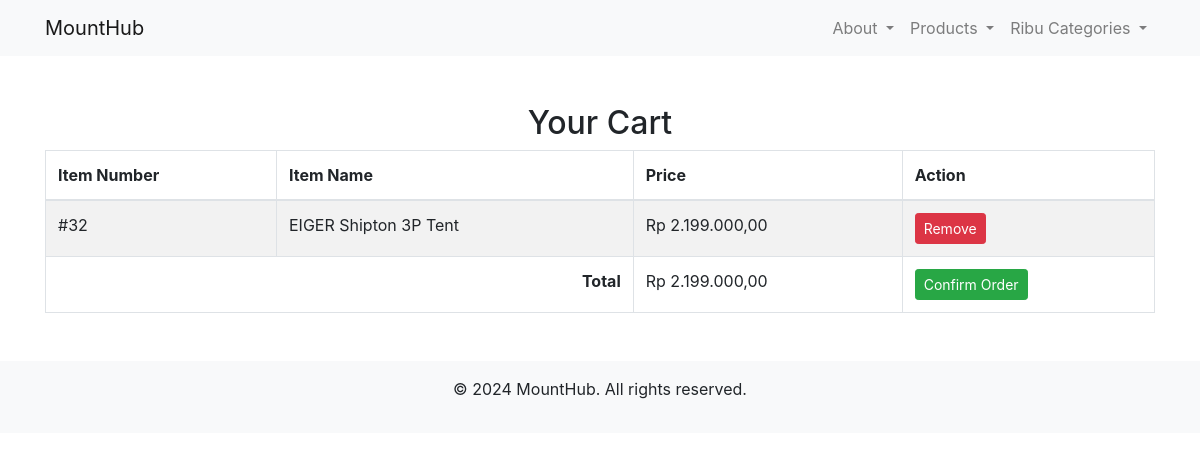
Screenshot of /cart.php (signed in) with the database file from the repository.
### tables this page shows
CREATE TABLE `products` (
  `id` int(11) NOT NULL,
  `name` varchar(30) DEFAULT NULL,
  `price` int(20) NOT NULL,
  `image_url` varchar(255) DEFAULT NULL,
  `description` text DEFAULT NULL,
  `category` varchar(255) DEFAULT NULL
);

### cart.php (the view, shortened to what this page needs)
<?php
require 'config.php';
$user_id = $_SESSION['user']['id'];
?>
<!DOCTYPE html>
<html lang="en">
<head>
    <link rel="stylesheet" href="https://stackpath.bootstrapcdn.com/bootstrap/4.1.3/css/bootstrap.min.css">
</head>
<body>
<nav class="navbar navbar-expand-lg navbar-light bg-light">
  <div class="container">
    <a class="navbar-brand" href="home.php">MountHub</a>
    <div class="collapse navbar-collapse" id="navbarNav">
      <ul class="navbar-nav ml-auto">
        <li class="nav-item dropdown">
          <a class="nav-link dropdown-toggle" href="#" id="navbarDropdownAbout" role="button" data-toggle="dropdown" aria-haspopup="true" aria-expanded="false">
            About
          </a>
        </li>
        <li class="nav-item dropdown">
          <a class="nav-link dropdown-toggle" href="#" id="navbarDropdownProducts" role="button" data-toggle="dropdown" aria-haspopup="true" aria-expanded="false">
            Products
          </a>
        </li>
        <li class="nav-item dropdown">
  <a
    class="nav-link dropdown-toggle"
    href="#"
    id="navbarDropdownRibuCategories"
    role="button"
    data-toggle="dropdown"
    aria-haspopup="true"
    aria-expanded="false"
  >
    Ribu Categories
  </a>
</li>
      </ul>
    </div>
  </div>
</nav>
<div class="container my-5">
    <h2 class="text-center">Your Cart</h2>
    <?php
    $sum = 0;
    try {
        $query = "SELECT products.price AS Price, products.id, products.name AS Name
                  FROM users_products
                  JOIN products ON users_products.product_id = products.id
                  WHERE users_products.user_id = :user_id AND users_products.status = 'Added To Cart'";
        $stmt = $conn->prepare($query);
        $stmt->bindParam(':user_id', $user_id, PDO::PARAM_INT);
        $stmt->execute();
        if ($stmt->rowCount() > 0) {
            ?>
            <table class="table table-bordered table-striped">
                <thead>
                    <tr>
                        <th>Item Number</th>
                        <th>Item Name</th>
                        <th>Price</th>
                        <th>Action</th>
                    </tr>
                </thead>
                <tbody>
                    <?php while ($row = $stmt->fetch(PDO::FETCH_ASSOC)) { ?>
                        <tr>
                            <td>#<?= htmlspecialchars($row['id']); ?></td>
                            <td><?= htmlspecialchars($row['Name']); ?></td>
                            <td>Rp <?= number_format($row['Price'], 2, ',', '.'); ?></td>
                            <td>
                                <a href="cart-remove.php?id=<?= $row['id']; ?>" class="btn btn-danger btn-sm">Remove</a>
                            </td>
                        </tr>
                    <?php
                        $sum += $row['Price'];
                    } ?>
                    <tr>
                        <td colspan="2" class="text-right"><strong>Total</strong></td>
                        <td>Rp <?= number_format($sum, 2, ',', '.'); ?></td>
                        <td>
                            <a href="checkout.php" class="btn btn-success btn-sm">Confirm Order</a>
                        </td>
                    </tr>
                </tbody>
            </table>
        <?php
        } else {
            echo "<div class='text-center'>
                    <img src='images/emptycart.png' alt='Empty Cart' width='150'>
                    <p class='h5 mt-3'>Your cart is empty. Add items to your cart first!</p>
                  </div>";
        }
    } catch (PDOException $e) {
        echo "<p class='text-danger'>Error loading cart: " . htmlspecialchars($e->getMessage()) . "</p>";
    }
    ?>
</div>
<footer class="bg-light text-center py-3">
  <p>&copy; 2024 MountHub. All rights reserved.</p>
</footer>
</body>
</html>

### rows the page displays
products: id "32", name "EIGER Shipton 3P Tent", price "2.199.000,00"

### other values shown
$sum "2.199.000,00"
